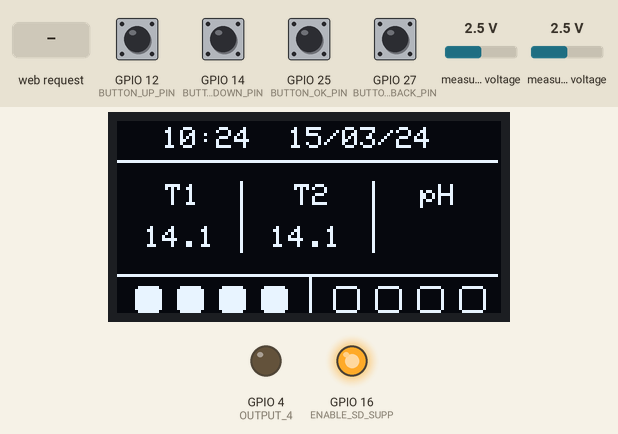
Simulated run of this program. Board: ESP32. On the bench: 128×64 one-colour display, output pins drawn as LEDs (lit = HIGH). The inputs (shaded band) are chosen by the test bench; at power-on: GPIO 12 (BUTTON_UP_PIN), GPIO 14 (BUTTON_DOWN_PIN), GPIO 25 (BUTTON_OK_PIN), GPIO 27 (BUTTON_BACK_PIN) HIGH, measured voltage 2.5 V. WiFi joins after 1.5 s; servers stay silent unless stated; the local clock reads 2024-03-15 10:24:30 at power-on unless the program sets it; storage starts empty; what the program prints to the serial monitor is not drawn.

Above: at 5.2 s.
5.3 s: GPIO 25 (BUTTON_OK_PIN) pulled LOW for 0.15 s
At 6.4 s:
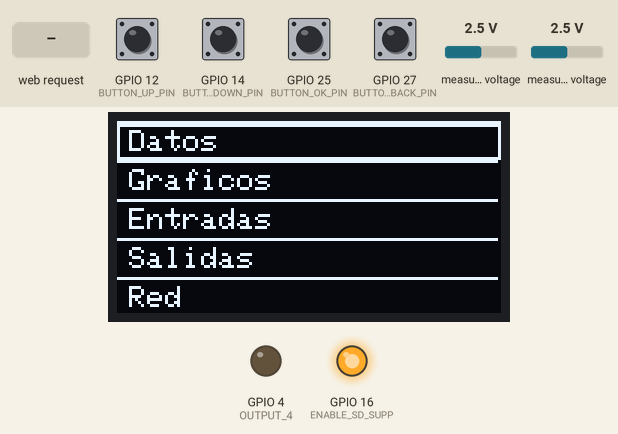
6.9 s: GPIO 12 (BUTTON_UP_PIN) pulled LOW for 1 s
At 9.1 s:
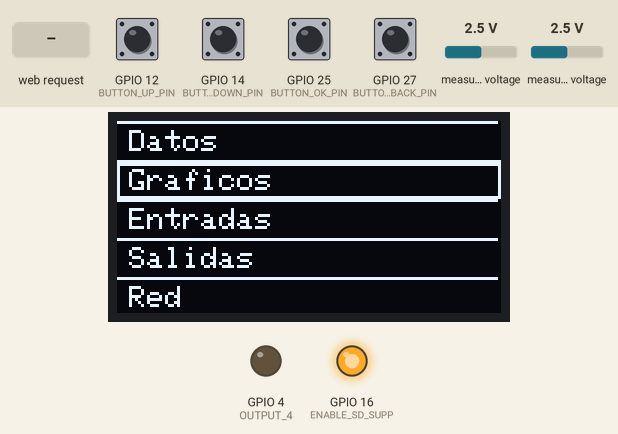
9.6 s: GPIO 25 (BUTTON_OK_PIN) pulled LOW for 1 s
At 10.9 s:
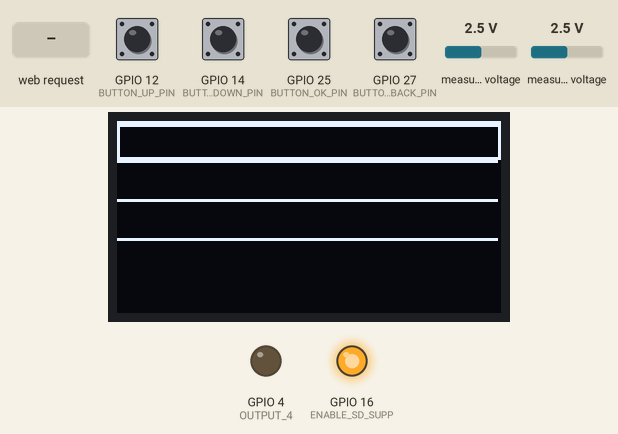
12.1 s: HTTP request GET /4H received
At 12.7 s:
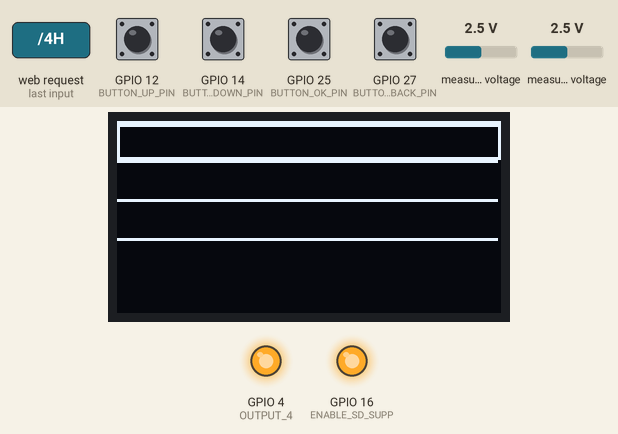
13.6 s: GPIO 27 (BUTTON_BACK_PIN) pulled LOW for 0.15 s
At 14.1 s:
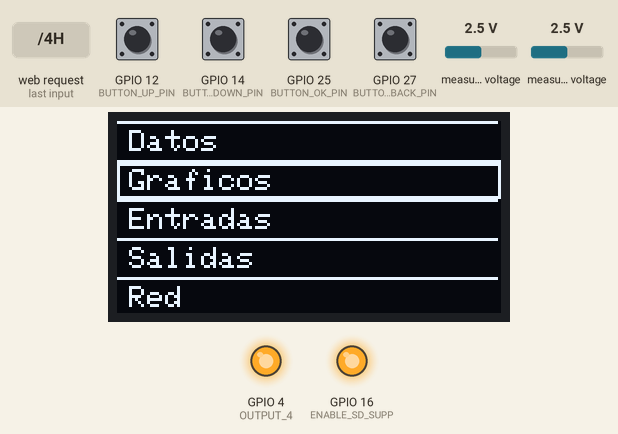
15.3 s: GPIO 14 (BUTTON_DOWN_PIN) pulled LOW for 0.15 s
At 16.6 s:
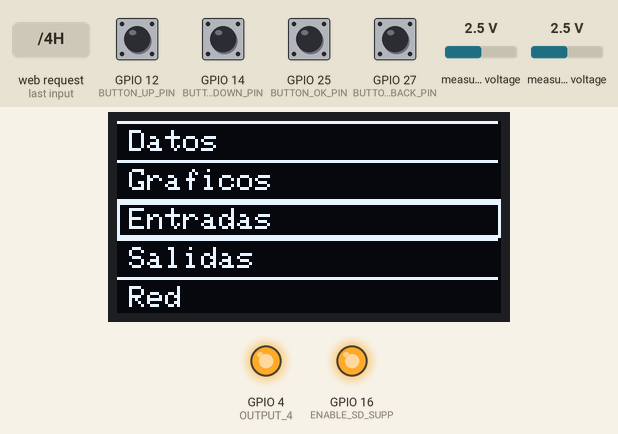
Timing chart, 0 to 18.0 s (numbered marks = the images above; inputs shaded):
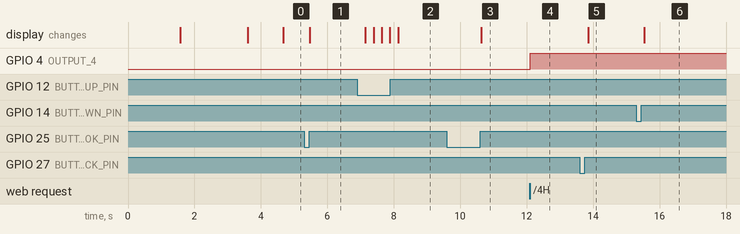

Measured:
- after the input at 5.3 s, the display: changes after 0.18 s (image 1)
- after the input at 6.9 s, the display: first changes after 0.25 s (image 2 shows a later state)
- after the input at 9.6 s, the display: changes after 1.0 s (image 3)
- after the input at 12.1 s, GPIO 4 (OUTPUT_4): LOW → HIGH at once
- after the input at 13.6 s, the display: changes after 0.25 s (image 5)
- after the input at 15.3 s, the display: changes after 0.25 s (image 6)

The program:

main.cpp
```cpp
#include <Arduino.h>

//Bus I2C
#include <Wire.h>
//Includes para la pantalla OLED
#include <Adafruit_GFX.h>
#include <Adafruit_SH110X.h>
//Conexión WiFi
#include <WiFi.h>
//Hora y fecha
#include "time.h"
//Menus
#include <menus.h>
//Medidas
#include <Medida.h>

#include <FS.h>
#include <SD.h>
#include <math.h>
//Tests
#include <ESP.h>

#include <ADS1115_WE.h>

#define ADC_ADDRESS 0x48

#define BUTTON_UP_PIN       12  //GPIO para el botón "arriba"
#define BUTTON_DOWN_PIN     14 //GPIO para el botón "abajo"
#define BUTTON_OK_PIN       25 //GPIO para el botón "OK"
#define BUTTON_BACK_PIN     27 //GPIO para el botón "BACK"
#define BUTTON_RIGHT_PIN    26 //GPIO para el botón "RIGHT"

#define INPUT_1             13 //Entrada aislada 1
#define INPUT_2             33 //Entrada aislada 2
#define INPUT_3             32 //Entrada aislada 3
#define INPUT_4             35 //Entrada aislada 4

#define OUTPUT_1            36 //Salida relé 1
#define OUTPUT_2            39 //Salida relé 2
#define OUTPUT_3            34 //Salida relé 3
#define OUTPUT_4            4  //Salida relé 4

#define ENABLE_SD_SUPP      16 //Habilita alimentación SD.

//Funciones
void printLocalTime(void);
void ADC_Init(void);

ADS1115_WE adc = ADS1115_WE(ADC_ADDRESS);

Acuario_Menu Menu;


medida temperaturaAgua;
medida temperaturaExterna;

//Variables WiFi
const char *ssid = "MOVISTAR_28AC";
const char *password = "n22x53Wmik8M3XagaqX7";

//Variables Hora/Fecha
const char* ntpServer = "pool.ntp.org";
const long  gmtOffset_sec = 3600;
const int   daylightOffset_sec = 3600;

//Variables temporización.
unsigned long interval = 1000;
unsigned long previousMillis;
unsigned long currentMillis;

WiFiServer server(80);
WiFiClient client;

void setup() {
  // put your setup code here, to run once:
  Serial.begin(9600);

  // Conection to the WiFi network
  Serial.println();
  Serial.println();
  Serial.print("Connecting to ");
  Serial.println(ssid);

  WiFi.begin(ssid, password);

  while (WiFi.status() != WL_CONNECTED) {
    delay(500);
    Serial.print(".");
  }

  Serial.println("");
  Serial.println("WiFi connected.");
  Serial.println("IP address: ");
  Serial.println(WiFi.localIP());

  //Actualización fecha/hora
  configTime(gmtOffset_sec, daylightOffset_sec, ntpServer);
  printLocalTime();

  // Get the size of the flash memory
  uint32_t flash_size = ESP.getFlashChipSize();

  Serial.print("Flash size: ");
  Serial.print(flash_size);
  Serial.println(" bytes");

  server.begin();

  Menu.initMenu();

  temperaturaAgua.init(temperatura, 2, Celsius);
  temperaturaExterna.init(temperatura, 1, Celsius);

  ADC_Init();

  //Digital pin configurations
  pinMode(BUTTON_UP_PIN, INPUT_PULLUP);
  pinMode(BUTTON_DOWN_PIN, INPUT_PULLUP);
  pinMode(BUTTON_OK_PIN, INPUT_PULLUP);
  pinMode(BUTTON_BACK_PIN, INPUT_PULLUP);
  pinMode(BUTTON_RIGHT_PIN, INPUT_PULLUP);

  pinMode(INPUT_1, INPUT_PULLDOWN);
  pinMode(INPUT_2, INPUT_PULLDOWN);
  pinMode(INPUT_3, INPUT_PULLDOWN);
  pinMode(INPUT_4, INPUT_PULLDOWN);

  pinMode(OUTPUT_4, OUTPUT);

  pinMode(ENABLE_SD_SUPP,OUTPUT);

  //Tests SD
  digitalWrite(ENABLE_SD_SUPP, HIGH);
  if(!SD.begin(5)){
    Serial.println("Card Mount Failed");
  }

  uint8_t cardType = SD.cardType();

  if(cardType == CARD_NONE){
    Serial.println("No SD card attached");
    return;
  }

  Serial.print("SD Card Type: ");
  if(cardType == CARD_MMC){
    Serial.println("MMC");
  } else if(cardType == CARD_SD){
    Serial.println("SDSC");
  } else if(cardType == CARD_SDHC){
    Serial.println("SDHC");
  } else {
    Serial.println("UNKNOWN");
  }
  uint64_t cardSize = SD.cardSize() / (1024 * 1024);
  Serial.printf("SD Card Size: %lluMB\n", cardSize);

  Serial.printf("Total space: %lluMB\n", SD.totalBytes() / (1024 * 1024));
  Serial.printf("Used space: %lluMB\n", SD.usedBytes() / (1024 * 1024));

  previousMillis = millis();
  currentMillis = previousMillis;
}

void loop() {
  // put your main code here, to run repeatedly:
  //If there is a client connection, button will not be available.
  client = server.accept();
  if(client){
    String currentLine = "";
    Serial.println("New Client.");  // print a message out the serial port
    while(client.connected()){
      if(client.available()){
        char c = client.read();
        Serial.write(c);            // print it out the serial monitor
        if (c == '\n') {            // if the byte is a newline character
          // if the current line is blank, you got two newline characters in a row.
          // that's the end of the client HTTP request, so send a response:
          if (currentLine.length() == 0) {
            // HTTP headers always start with a response code (e.g. HTTP/1.1 200 OK)
            // and a content-type so the client knows what's coming, then a blank line:
            client.println("HTTP/1.1 200 OK");
            client.println("Content-type:text/html");
            client.println();

            // the content of the HTTP response follows the header:
            client.print("Click <a href=\"/1H\">here</a> to turn OUTPUT 1 on.<br>");
            client.print("Click <a href=\"/1L\">here</a> to turn OUTPUT 1 off.<br>");
            client.print("Click <a href=\"/2H\">here</a> to turn OUTPUT 2 on.<br>");
            client.print("Click <a href=\"/2L\">here</a> to turn OUTPUT 2 off.<br>");
            client.print("Click <a href=\"/3H\">here</a> to turn OUTPUT 3 on.<br>");
            client.print("Click <a href=\"/3L\">here</a> to turn OUTPUT 3 off.<br>");
            client.print("Click <a href=\"/4H\">here</a> to turn OUTPUT 4 on.<br>");
            client.print("Click <a href=\"/4L\">here</a> to turn OUTPUT 4 off.<br>");

            // The HTTP response ends with another blank line:
            client.println();
            // break out of the while loop:
            break;
          } else {  // if you got a newline, then clear currentLine:
            currentLine = "";
          }
        } else if (c != '\r') {  // if you got anything else but a carriage return character,
          currentLine += c;      // add it to the end of the currentLine
        }
        // Check to see if the client request was "GET /H" or "GET /L":
        if (currentLine.endsWith("GET /1H")) {
          digitalWrite(OUTPUT_1, HIGH);  // GET /H turns the LED on
        }
        if (currentLine.endsWith("GET /1L")) {
          digitalWrite(OUTPUT_1, LOW);  // GET /L turns the LED off
        }
                // Check to see if the client request was "GET /H" or "GET /L":
        if (currentLine.endsWith("GET /2H")) {
          digitalWrite(OUTPUT_2, HIGH);  // GET /H turns the LED on
        }
        if (currentLine.endsWith("GET /2L")) {
          digitalWrite(OUTPUT_2, LOW);  // GET /L turns the LED off
        }
                // Check to see if the client request was "GET /H" or "GET /L":
        if (currentLine.endsWith("GET /3H")) {
          digitalWrite(OUTPUT_3, HIGH);  // GET /H turns the LED on
        }
        if (currentLine.endsWith("GET /3L")) {
          digitalWrite(OUTPUT_3, LOW);  // GET /L turns the LED off
        }
                // Check to see if the client request was "GET /H" or "GET /L":
        if (currentLine.endsWith("GET /4H")) {
          digitalWrite(OUTPUT_4, HIGH);  // GET /H turns the LED on
        }
        if (currentLine.endsWith("GET /4L")) {
          digitalWrite(OUTPUT_4, LOW);  // GET /L turns the LED off
        }
      }
    }
     // close the connection:
    client.stop();
    Serial.println("Client Disconnected.");
  }


  if (digitalRead(BUTTON_UP_PIN) == LOW) { // Boton Arriba es presionado
    delay(220);
    Menu.menuHandleUp();
  }

  if (digitalRead(BUTTON_DOWN_PIN) == LOW) { // Boton Abajo es presionado
    delay(220);
    Menu.menuHandleDown();
  }

  if (digitalRead(BUTTON_BACK_PIN) == LOW) { // Botón IZQUIERDA es presionado
    delay(220);
    Menu.menuHandleBack();
  }

  if (digitalRead(BUTTON_OK_PIN) == LOW) { // Boton OK es presionado
    while(digitalRead(BUTTON_OK_PIN) == LOW);
    Menu.menuHandleEnter();
  }

  //Actualización de valores cuando está en la pantalla principal.
  if(Menu.getCurrentMenuName() == pantalla_principal){
    if(millis() - previousMillis > interval){
      previousMillis = millis();
      temperaturaAgua.measure();
      temperaturaExterna.measure();
      Menu.printCurrentMenu();
      }
  }
}

void ADC_Init(void){
      //Inicializar el ADC
      adc.init();
      /* Set the voltage range of the ADC to adjust the gain
      * Please note that you must not apply more than VDD + 0.3V to the input pins!
      *
      * ADS1115_RANGE_6144  ->  +/- 6144 mV
      * ADS1115_RANGE_4096  ->  +/- 4096 mV
      * ADS1115_RANGE_2048  ->  +/- 2048 mV (default)
      * ADS1115_RANGE_1024  ->  +/- 1024 mV
      * ADS1115_RANGE_0512  ->  +/- 512 mV
      * ADS1115_RANGE_0256  ->  +/- 256 mV
      */
      adc.setVoltageRange_mV(ADS1115_RANGE_2048);
      /* Set the conversion rate in SPS (samples per second)
      * Options should be self-explaining:
      *
      *  ADS1115_8_SPS
      *  ADS1115_16_SPS
      *  ADS1115_32_SPS
      *  ADS1115_64_SPS
      *  ADS1115_128_SPS (default)
      *  ADS1115_250_SPS
      *  ADS1115_475_SPS
      *  ADS1115_860_SPS
      */
      adc.setConvRate(ADS1115_8_SPS); //uncomment if you want to change the default
      /* Set continuous or single shot mode:
      *
      *  ADS1115_CONTINUOUS  ->  continuous mode
      *  ADS1115_SINGLE     ->  single shot mode (default)
      */
      adc.setMeasureMode(ADS1115_CONTINUOUS); //comment line/change parameter to change mode
}

void printLocalTime()
{
  struct tm timeinfo;
  if(!getLocalTime(&timeinfo)){
    Serial.println("Failed to obtain time");
    return;
  }
  Serial.println(&timeinfo, "%A, %B %d %Y %H:%M:%S");
}
```

Medida.cpp
```cpp
#include <math.h>
#include <Medida.h>


void medida::init(uint8_t tipo, uint8_t canal, uint8_t unidad){
    switch (tipo){
        case temperatura:
            setUnit(unidad);
            setChannel(canal);
        break;
        case pH:
        break;
        default:
        break;
    }
}

void medida::measure(){
    switch (tipo_medida){
        case temperatura:
            //Es un sensor NTC
            if(canal == 1){
                voltage = readChannel(ADS1115_COMP_0_GND);
            }else{
                voltage = readChannel(ADS1115_COMP_1_GND);
            }
            R = (Rc * voltage) / (3.3 - voltage);
            logR  = log(R);
            R_th = 1.0 / (A + B * logR + C * logR * logR * logR );
            kelvin = R_th - voltage*voltage/(K * R)*1000;
            celsius = kelvin - 273.15;
            fahrenheit = (celsius* 9.0/5.0) + 32.0;
            switch (unidad){
                case Celsius:
                    current_value = celsius + getMeasureOffset();
                break;
                case Kelvin:
                    current_value = kelvin + getMeasureOffset();
                break;
                case Fahrenheit:
                    current_value = fahrenheit + (getMeasureOffset() * 9.0/5.0) + 32;
                break;
                default:
                    current_value = celsius;
                break;
            }
        break;
        case pH:
        break;
        default:
        break;
    }
}

float medida::readChannel(ADS1115_MUX channel){
    adc.setCompareChannels(channel);
    /*
    adc.startSingleMeasurement();
    while(adc.isBusy()){
        //TODO: no mola que bloquee el programa.
    }
    */
    voltage = adc.getResult_V(); // alternative: getResult_mV for Millivolt
    return voltage;
}
```

Medida.h
```cpp
#include <stdint.h>
#include <ADS1115_WE.h>

extern ADS1115_WE adc;

enum{
    temperatura,
    pH
}tipo_medida;

enum{
    Celsius,
    Kelvin,
    Fahrenheit
}unidades;

class medida{
    public:
        void init(uint8_t tipo, uint8_t channel, uint8_t unidad);
        void measure();
        void setMeasureOffset(float offset);
        float getMeasureOffset(void){
            return offset;
        }
        float getMeasureValue(void){
            return current_value;
        }
        void setUnit(uint8_t unit){
            unidad = unit;
        }
        uint8_t getUnit(void){
            return unidad;
        }
        void setChannel(uint8_t channel){
            canal = channel;
        }
        uint8_t getChannel(void){
            return canal;
        }
    protected:
        uint8_t unidad;
        float current_value = 0;
        float offset = 0;
        uint8_t tipo_medida;
        uint8_t canal;
        float readChannel(ADS1115_MUX channel);
        float voltage = 0.0;
        const int Rc = 10000;
        const float A = 1.11492089e-3;
        const float B = 2.372075385e-4;
        const float C = 6.954079529e-8;
        const float K = 2.5; //factor de disipacion en mW/C
        float R;
        float logR;
        float R_th;
        float kelvin;
        float celsius;
        float fahrenheit;
};
```

menus.h
```cpp
#include <stdint.h>
#include "time.h"

//Definiciones para los menus

#define MAX_ITEM_LENGTH       20
#define NUM_ITEMS_MAIN        6
#define NUM_ITEMS_DATOS       3
#define NUM_ITEMS_GRAFICOS    3
#define NUM_ITEMS_SALIDAS     4
#define NUM_ITEMS_ENTRADAS    4
#define NUM_ITEMS_RED         3

enum{
  pantalla_principal,
	menu_principal,
	menu_datos,
	menu_graficos,
  menu_entradas,
  menu_salidas,
	menu_red,
	menu_info
}menu_name;

enum{
  datos,
  graficos,
  entradas,
  salidas,
  red,
  info
}menu_principal_items;

enum{
  Temperatura_1,
  Temperatura_2,
  PH
}menu_datos_items;

enum{
  Salida_1,
  Salida_2,
  Salida_3,
  Salida_4
}menu_salidas_items;

enum{
  Entrada_1,
  Entrada_2,
  Entrada_3,
  Entrada_4
}menu_entradas_items;

//Definición de los distintos menus
const char main_menu_items [NUM_ITEMS_MAIN][MAX_ITEM_LENGTH] = {
	{ "Datos" },
	{ "Graficos" },
  { "Entradas" },
  { "Salidas" },
	{ "Red" },
	{ "Info" },
};

const char datos_menu_items [NUM_ITEMS_DATOS][MAX_ITEM_LENGTH] = {
	{"Temp. Agua:"},
	{"Temp. Amb:"},
	{"PH:"}
};

const char graficos_menu_items [NUM_ITEMS_GRAFICOS][MAX_ITEM_LENGTH] = {
	{"Temp. Agua:"},
	{"Temp. Amb:"},
	{"PH:"}
};

const char salidas_menu_items [NUM_ITEMS_SALIDAS][MAX_ITEM_LENGTH] = {
	{"Salida 1"},
	{"Salida 2"},
	{"Salida 3"},
  {"Salida 4"}
};

const char entradas_menu_items [NUM_ITEMS_ENTRADAS][MAX_ITEM_LENGTH] = {
	{"Entrada 1"},
	{"Entrada 2"},
	{"Entrada 3"},
  {"Entrada 4"}
};

const char red_menu_items [NUM_ITEMS_RED][MAX_ITEM_LENGTH] = {
	{"RED:"},
	{"IP:"},
	{"STAT:"}
};

class Acuario_Menu{
  public:
    uint8_t getCurrentMenuName(void){
      return current_menu_name;
    }

    void setCurrentMenuName(uint8_t menu_name);

    uint8_t getPreviousMenuName(void){
      return previous_menu_name;
    }

    void setPreviousMenuName(uint8_t menu_name);

    uint8_t getPreviousMenuItemSelected(void){
      return previous_menu_item_selected;
    }

    uint8_t getPreviousMenuItems(void){
      return previous_menu_item_number;
    }

    void setPreviousMenuItems(uint8_t item_number);

    void setPreviousMenuItemSelected(uint8_t item_selected);

    uint8_t getCurrentMenuItems(void){
      return current_menu_item_number;
    }

    void setCurrentMenuItems(uint8_t items);

    uint8_t getCurrentMenuItemSelected(void){
      return current_menu_item_selected;
    }

    void setCurrentMenuItemSelected(uint8_t item_selected);

    void initMenu(void);

    void menuHandleDown(void);
    void menuHandleUp(void);
    void menuHandleEnter(void);
    void menuHandleBack(void);

    void printCurrentMenu(void);
    void updateCurrentMenu(void);
    void refreshCurrentMenu(void);

    void printEditPopup(float data);
    void printDatePopup(uint8_t Day, uint8_t Month, uint8_t Year);
    void printTimePopup(uint8_t Hours, uint8_t Minutes, uint8_t Seconds);
    void printTrailingText(uint8_t item_position, char* text);
    void printTrailingIntNumber(uint8_t item_position, int number);
    void printTrailingFloatNumber(uint8_t item_position, double number, uint8_t dec_pos);

  protected:
    uint8_t current_menu_name;
    uint8_t previous_menu_name;
    uint8_t previous_menu_item_number;
    uint8_t previous_menu_item_selected;
    uint8_t current_menu_item_number;
    uint8_t current_menu_item_selected;
    uint8_t editing_flag = 0;
    struct tm timeinfo;
};
 
```

Source omitted: menus.cpp (10826 bytes)
